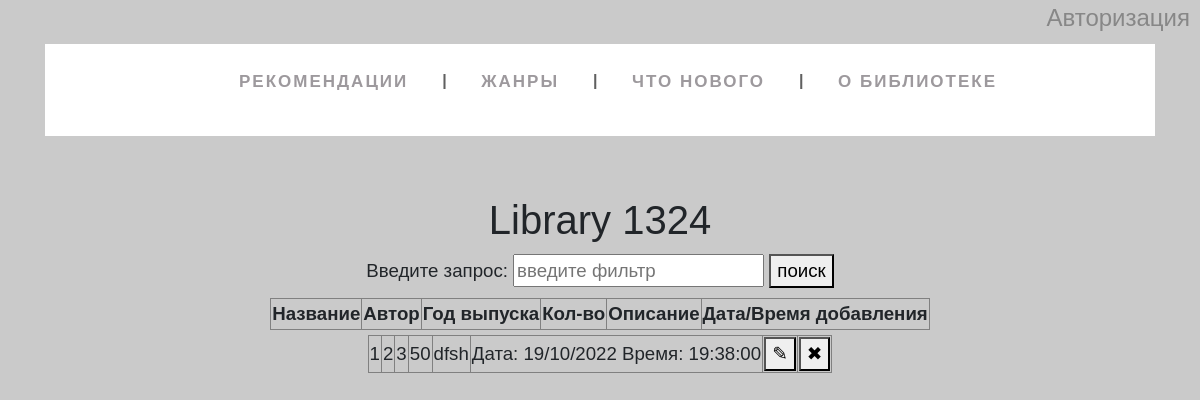
The page /booklist on the database as committed earlier.
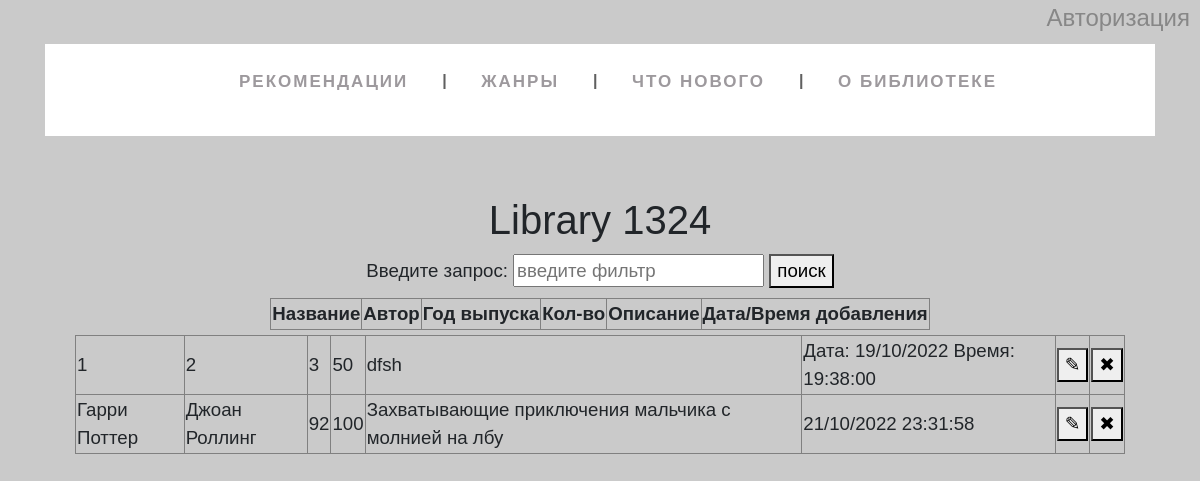
The same page on the database as committed later.
### tables this page shows
CREATE TABLE mainmenu (
id integer PRIMARY KEY AUTOINCREMENT,
title next NOT NULL,
url text NOT NULL
);

CREATE TABLE "books" (
	"id"	integer,
	"btitle"	text NOT NULL,
	"author"	text NOT NULL,
	"year"	integer NOT NULL,
	"number"	integer NOT NULL,
	"descript"	text NOT NULL,
	"dt_string"	text NOT NULL,
	PRIMARY KEY("id" AUTOINCREMENT)
);

### flsite.py (the view)
@app.route('/booklist', methods=["POST", "GET"])
def booklist():
    db = get_db()
    dbase = FDataBase(db)
    cur = db.cursor()
    cur.execute("""SELECT * FROM books""")
    results = cur.fetchall()
    if request.method == 'POST' and 'id' in request.form:
        print(request.form)
        del_id = request.form['id']
        dbase.delete_book_function(del_id) # Функция удаления #
    elif request.method == 'POST' and 'search_btn' in request.form:
        print(request.form)
        book_search = request.form['search_btn']
        dbase.search_book_function(book_search) # Функция поиска #
    elif request.method == 'POST' and 'edit' in request.form:
        print(request.form)
        book_edit = request.form['edit']
        dbase.edit_book_function(book_edit)
    else:
        print(request.form)
        print('Типо ни одно условие не соблюдено')
    return render_template('booklist.html', menu=dbase.getMenu(), restrictions=results)

### FDataBase.py (called while the page is built)
    def getMenu(self):
        sql = '''SELECT * FROM mainmenu'''
        try:
            self.__cur.execute(sql)
            res = self.__cur.fetchall()
            if res:
                return res
        except:
            print('Ошибка чтения БД')
        return []

### flsite.py (called while the page is built)
def connect_db():
    conn = sqlite3.connect(app.config['DATABASE'])
    conn.row_factory = sqlite3.Row
    return conn

def get_db():
    if not hasattr(g, 'link_dv'):
        g.link_db = connect_db()
    return g.link_db

@app.teardown_appcontext
def closed_db(error):
    if hasattr(g, 'link_db'):
        g.link_db.close()

### templates/booklist.html (shortened to what this page needs)
{% extends 'base.html' %}
{% block content %}
{{ super() }}
<form action="/booklist" method="post">
    <div class="search">
        Введите запрос:
        <input name="search_btn" type="text" placeholder="введите фильтр" id="search">
        <button type="submit">поиск</button>
    </div>
</form>
<table border="1px"  >
    <tr class="header">
        <td>Название</td>
        <td>Автор</td>
        <td>Год выпуска</td>
        <td>Кол-во</td>
        <td>Описание</td>
        <td>Дата/Время добавления</td>
    </tr>
</table>
<table border="1px">
{% for row in restrictions %}
    <tr>
        <td>{{row["btitle"]}}</td>
        <td>{{row["author"]}}</td>
        <td>{{row["year"]}}</td>
        <td>{{row["number"]}}</td>
        <td>{{row["descript"]}}</td>
        <td>{{row["dt_string"]}}</td>
        <td>
            <form action="/booklist" method="POST">
                <button name="edit" value='{{row["id"]}}'>✎</button>
            </form>
        </td>
        <td>
            <form action="/booklist" method="POST">
                <button name='id' value='{{row["id"]}}' >✖</button>
            </form>
        </td>
    </tr>
{% endfor %}
</table>
{% endblock %}

### templates/base.html (shortened to what this page needs)
<!DOCTYPE html>
<html lang="ru">
<head>
    <link rel="stylesheet" href="https://maxcdn.bootstrapcdn.com/bootstrap/4.0.0/css/bootstrap.min.css">
    <link rel="stylesheet" href ="{{ url_for('static', filename='styles.css' )}}" type="text/css" >
</head>
<body>
    <div class="login"><a href="auth">Авторизация</a></div>
    <div class="wrapper">
        {% block content -%}
        <header class="header">
            <div class="container">
                <div class="header_body">
                    <nav class="header_menu">
                            {%- block menu_main -%}
                        <ul class="header_list" >
                            {% for m in menu %}
                            <li><a href="{{m.url}}" class="header_link">{{m.title}}</a></li>
                            {% endfor %}
                        </ul>
                            {% endblock menu_main -%}
                    </nav>
                </div>
            </div>
        </header>
    </div>
    <div class="content">
        <div class="container">
                {% if title -%}
            <h1 class="title">{{title}}</h1>
                {% else -%}
            <h1 class="title">Library 1324</h1>
                {% endif %}
                {% endblock -%}
        </div>
    </div>
</body>
</html>

### static/styles.css (style rules this page uses)
html, body { background: rgb(202, 202, 202); font-family: Arial, Helvetica, sans-serif; }
.content { margin: 5%; }
.header_body { list-style: none; margin: 8px 0 5px; padding: 25px 0 5px; text-align: center; background: white; }
.header_body li { display: inline-block; }
.header_body li:after { content: "|"; color: #606060; display: inline-block; vertical-align:top; }
.header_body li:last-child:after { content: none; }
.header_body a { text-decoration: none; font-family: 'Ubuntu Condensed', sans-serif; letter-spacing: 2px; position: relative; padding-bottom: 20px; margin: 0 34px 0 30px; font-size: 17px; text-transform: uppercase; display: inline-block; transition: color .2s; }
.header_body a, .header_body a:visited { color: #9d999d; }
.header_body a:before, .header_body a:after { content: ""; position: absolute; height: 4px; top: auto; right: 50%; bottom: -5px; left: 50%; background: #ffa369; transition: .8s; }
.login { text-align: right; margin-right: 10px; font-size: 18pt; }
.login a { text-decoration: none; color: rgb(135, 135, 135); }
.title { text-align: center; }

### templates/booklist.html (style rules this page uses)
table { margin: auto; margin-bottom: 5px; font-size: 14pt; }
.header { font-weight:700; }
.search { text-align: center; margin-top: 10px; margin-bottom: 10px; font-size: 14pt; }

Rows that differ between the two databases and show on the page:
added books: btitle "Гарри Поттер", author "Джоан Роллинг", year "92", number "100", descript "Захватывающие приключения мальчика с молнией на лбу", dt_string "21/10/2022 23:31:58", {{ row["id"] }} 7 (drawn)
